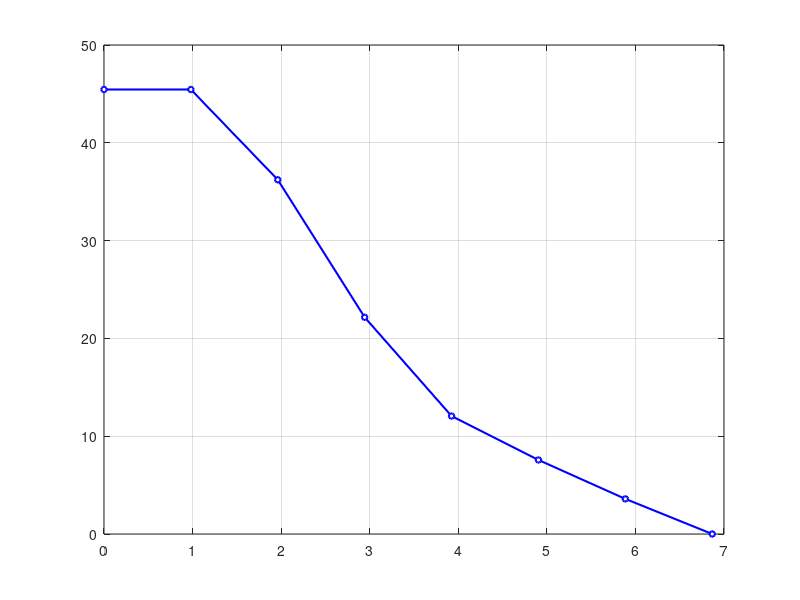

Here is the MATLAB script that generated this plot: (Note: this script raises an error after producing the figure.)
% =========================================================================
% Script for Generating Angle vs. Force Plot
% Data Averaged Across Three Experiments (Measurements Above 7 N Excluded)
% =========================================================================

clc; clear; close all;

% 1. Datos promediados calculados (Masas de 0.0 kg a 0.7 kg)
% F_n0 en Newtons
F_n0 = [0.000, 0.981, 1.962, 2.943, 3.924, 4.905, 5.886, 6.867];
% theta_0 en Grados (Inicia plano en 165.69)
theta_0 = [165.69, 165.69, 156.46, 142.40, 132.30, 127.81, 123.83, 120.24]-120.24;


% 2. Configuración y creación de la figura
% Tamaño optimizado para ajustarse a una columna de texto en un paper
fig = figure('Name', 'Fn_0 Rotational Spring ', 'Color', 'w', 'Position', [100, 100, 550, 400]);

% 3. Trazado de la curva (Estilo Clean / Escala de grises)
plot(F_n0, theta_0, '-bo', ...
    'LineWidth', 1.5, ...          % Grosor de la línea
    'MarkerSize', 4, ...           % Tamaño de los puntos
    'MarkerFaceColor', 'w', ...    % Interior del punto blanco
    'MarkerEdgeColor', 'b');       % Borde del punto negro

% 4. Formato de los ejes y cuadrícula
grid on;
ax = gca;
ax.GridLineStyle = '-';
ax.GridAlpha = 0.3;
ax.LineWidth = 0.6;
ax.FontSize = 12;
%ax.FontName = 'Times New Roman'; % Tipografía Serif estándar
ax.TickDir = 'in';               % Ticks hacia el interior (estilo IEEE/Elsevier)

% Limitar los ejes para enmarcar mejor la curva
xlim([0, 7]);
% ylim([-2, 45]);

% 5. Etiquetas con intérprete LaTeX
xlabel('$f$ [N]', 'Interpreter', 'latex', 'FontSize', 12);
ylabel('$\theta_{0{_f}}$ $[\mathrm{deg}]$', 'Interpreter', 'latex', 'FontSize', 12);
